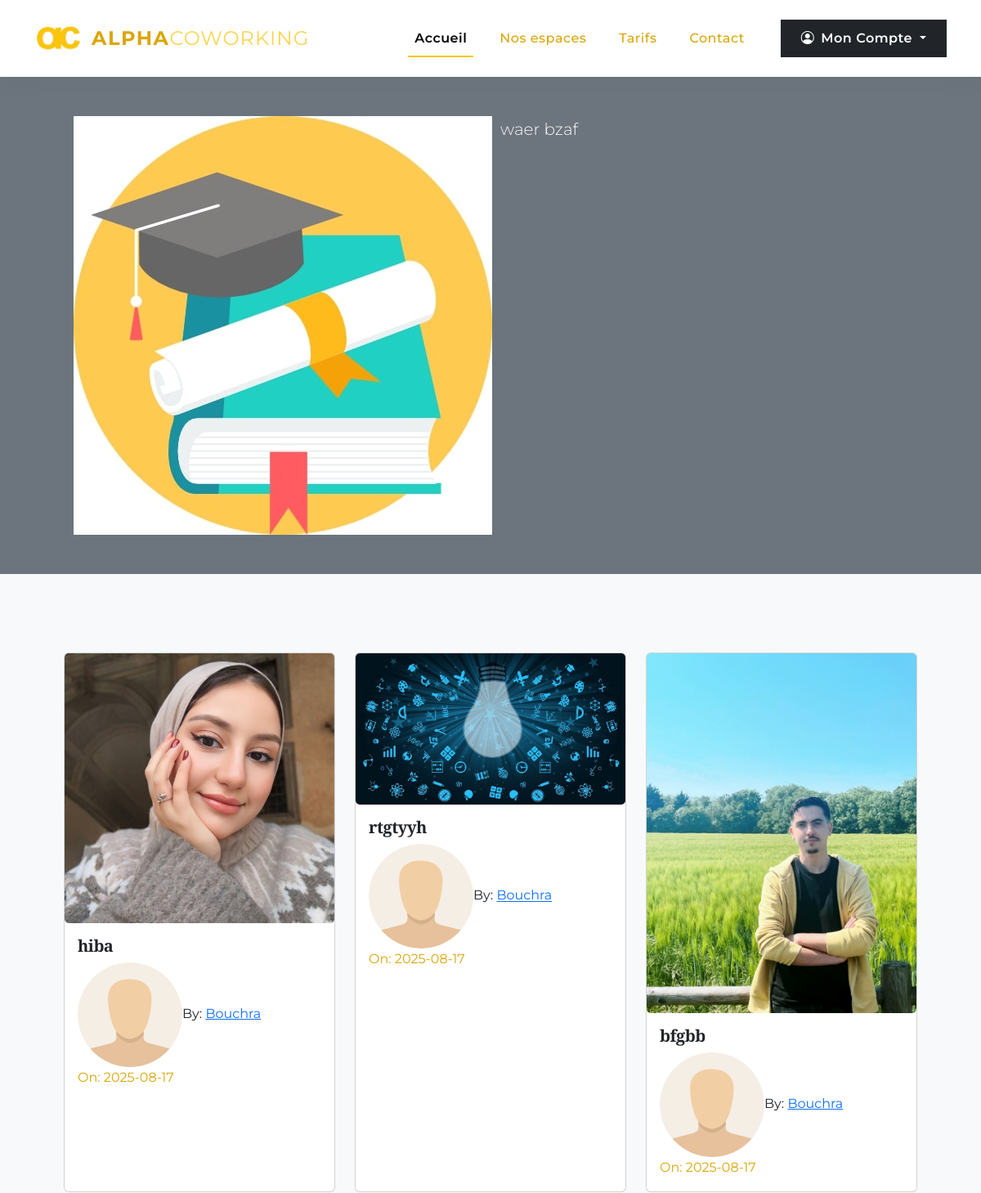
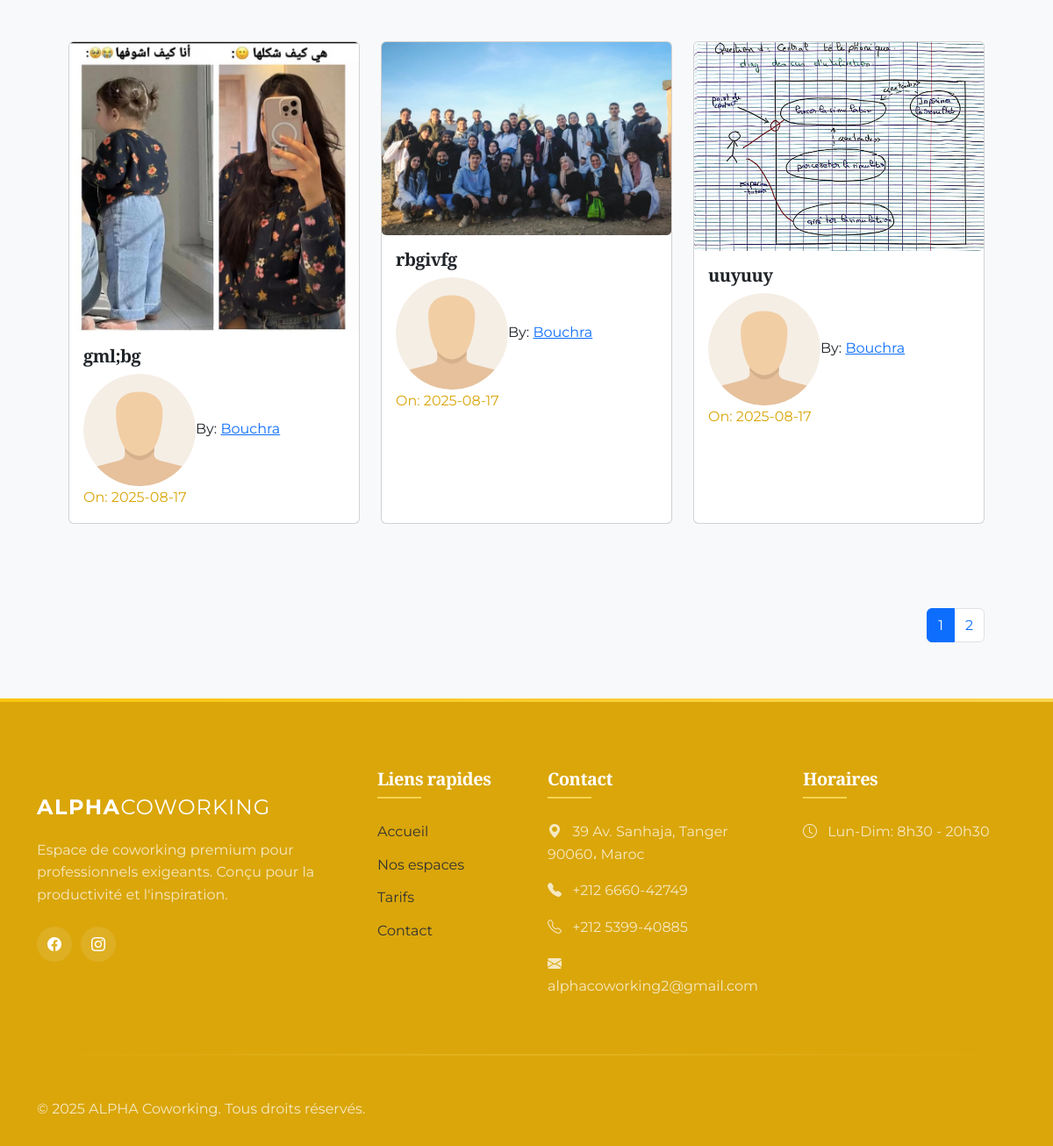
Page /Python (signed in) on the committed database (2 pictures, top to bottom).
### pythonic/models.py (models this page shows, shortened)
class Course(db.Model):
    id = db.Column(db.Integer, primary_key=True)
    title = db.Column(db.String(50), unique=True, nullable=False)
    description = db.Column(db.String(150), nullable=False)
    icon = db.Column(db.String(20), nullable=False, default="default_icon.jpg")
    lessons = db.relationship("Lesson", backref="course_name", lazy=True)

class Lesson(db.Model):
    id = db.Column(db.Integer, primary_key=True)
    title = db.Column(db.String(100), nullable=False)
    date_posted = db.Column(db.DateTime, nullable=False, default=datetime.utcnow)
    content = db.Column(db.Text, nullable=False)
    thumbnail = db.Column(
        db.String(20), nullable=False, default="default_thumbnail.jpg"
    )
    slug = db.Column(db.String(32), nullable=False)
    user_id = db.Column(db.Integer, db.ForeignKey("user.id"), nullable=False)
    course_id = db.Column(db.Integer, db.ForeignKey("course.id"), nullable=False)

class User(db.Model, UserMixin):
    id = db.Column(db.Integer, primary_key=True)
    fname = db.Column(db.String(25), nullable=False)
    lname = db.Column(db.String(25), nullable=False)
    username = db.Column(db.String(25), unique=True, nullable=False)
    email = db.Column(db.String(125), unique=True, nullable=False)
    image_file = db.Column(db.String(20), nullable=False, default="default.png")
    bio = db.Column(db.Text, nullable=True)
    password = db.Column(db.String(60), nullable=False)
    lessons = db.relationship("Lesson", backref="author", lazy=True)

### pythonic/courses/routes.py (the view)
@courses_bp.route("/<string:course_title>")
def course(course_title):
    course = Course.query.filter_by(title=course_title).first()
    course_id = course.id if course else None
    course = Course.query.get_or_404(course_id)
    page = request.args.get("page", 1, type=int)
    lessons = Lesson.query.filter_by(course_id=course_id).paginate(
        page=page, per_page=6
    )
    return render_template(
        "course.html",
        title=course.title,
        course=course,
        lessons=lessons,
    )

### pythonic/models.py (called while the page is built)
@login_manager.user_loader
def load_user(user_id):
    return User.query.get(int(user_id))

### pythonic/templates/course.html (shortened to what this page needs)
{% extends "layout.html"%}
{% block content %}
<div class="container-fluid bg-secondary">
    <div class="container">
        <div class="row p-5">
            <div class="col-6">
                <img src="{{url_for('static', filename='course_icons/'+course.icon)}}" alt="">
            </div>
            <div class="col-6">
                <span class="lead text-light">{{course.description}}</span>
            </div>
        </div>
    </div>
</div>
<section class="bg-light">
    <div class="container p-5">
        <div class="row">
            {% for lesson in lessons.items %}
            <div class="col-sm-12 col-md-6 col-lg-4 pb-5 d-flex align-items-stretch">
                <div class="card lesson">
                    <img src="{{url_for('static', filename='lesson_thumbnails/'+lesson.thumbnail)}}" class="card-img">
                    <div class="card-body d-flex flex-column">
                        <h5 class="card-title">
                            <a class="text-decoration-none text-dark"
                                href="{{url_for('lessons.lesson', lesson_slug=lesson.slug, course=lesson.course_name.title)}}">{{lesson.title}}</a>
                        </h5>
                        <span><img class="article-img rounded-circle"
                                src="{{url_for('static', filename='user_pics/'+lesson.author.image_file)}}" alt="">By:
                            <a href="{{url_for('users.author', username=lesson.author.username)}}"
                                class="link">{{lesson.author.username}}</a></span>
                        <span class="text-muted">On: {{lesson.date_posted.strftime('%Y-%m-%d')}}</span>
                    </div>
                </div>
            </div>
            {% endfor %}
            <nav class="mt-5" aria-label="...">
                <ul class="pagination" style="display: flex; justify-content: flex-end">
                    {% for page_num in lessons.iter_pages(left_edge=1, right_edge=1, left_current=1, right_current=2) %}
                    {% if page_num %}
                    {% if lessons.page == page_num %}
                    <li class="page-item active">
                        <a href="{{url_for('courses.course', course_title=course.title, page=page_num)}}"
                            class="page-link">{{page_num}}</a>
                    </li>
                    {%else%}
                    <li class="page-item">
                        <a href="{{url_for('courses.course', course_title=course.title, page=page_num)}}"
                            class="page-link">{{page_num}}</a>
                    </li>
                    {%endif%}
                    {% else %}
                    <span class="mx-2">...</span>
                    {% endif %}
                    {% endfor %}
                </ul>
            </nav>
        </div>
    </div>
</section>
{% endblock content%}

### pythonic/templates/layout.html (style rules this page uses)
:root { --primary-gradient: linear-gradient(135deg, #f9c50d 0%, #ff9500 100%); --primary-shadow: rgba(249, 197, 13, 0.4); --primary-light: rgba(249, 197, 13, 0.1); --marron-fonce: #daa60a; --marron-dore: #f9c50d; --marron-clair: #fad450; --beige: #333333; --beige-clair: #F8F9FA; --blanc: #FFFFFF; --noir: #212121; --transition: all 0.4s cubic-bezier(0.645, 0.045, 0.355, 1); }
body { font-family: 'Montserrat', sans-serif; background-color: var(--beige-clair); color: var(--noir); overflow-x: hidden; line-height: 1.6; }
h1, h2, h3, h4, h5, .display-1, .display-2, .display-3 { font-family: 'Playfair Display', serif; font-weight: 600; color: var(--marron-fonce); letter-spacing: -0.5px; }
.bg-light { background-color: var(--beige-clair) !important; }
.text-muted { color: var(--marron-fonce) !important; }

### rows in the picture
Course: icon (placeholder picture), description "waer bzaf"
Lesson: thumbnail (picture), title "hiba", image_file (picture), author.username "Bouchra", date_posted "2025-08-17"
Lesson: thumbnail (picture), title "rtgtyyh", image_file (picture), author.username "Bouchra", date_posted "2025-08-17"
Lesson: thumbnail (picture), title "bfgbb", image_file (picture), author.username "Bouchra", date_posted "2025-08-17"
Lesson: thumbnail (picture), title "gml;bg", image_file (picture), author.username "Bouchra", date_posted "2025-08-17"
Lesson: thumbnail (picture), title "rbgivfg", image_file (picture), author.username "Bouchra", date_posted "2025-08-17"
Lesson: thumbnail (picture), title "uuyuuy", image_file (picture), author.username "Bouchra", date_posted "2025-08-17"

### other values in the picture
{{ page_num }} "1"
{{ page_num }} "2"
